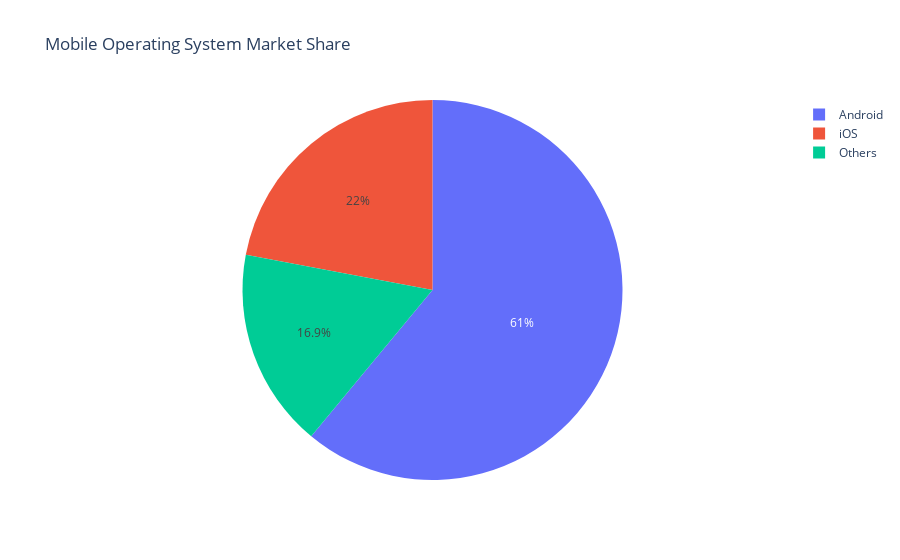

Write notebook code for a chart like this one.
### Markdown cell above
### Pie Chart Example 4: Mobile OS Market Share

### Code cell
df4 = pd.DataFrame({
    "Operating System": ["Android", "iOS", "Others"],
    "Users": [72, 26, 20]
})

fig = px.pie(
    df4,
    names="Operating System",
    values="Users",
    title="Mobile Operating System Market Share"
)
fig.show()

### Figure 1 — Plotly figure (JSON) as saved in the notebook; plotly's stock layout.template omitted (floating-point values rounded to 4 significant figures)
{"data": [{"domain": {"x": [0, 1], "y": [0, 1]}, "hovertemplate": "Operating System=%{label}<br>Users=%{value}<extra></extra>", "labels": ["Android", "iOS", "Others"], "legendgroup": "", "name": "", "showlegend": true, "type": "pie", "values": [72, 26, 20]}], "layout": {"autosize": true, "legend": {"tracegroupgap": 0}, "title": {"text": "Mobile Operating System Market Share"}}}
